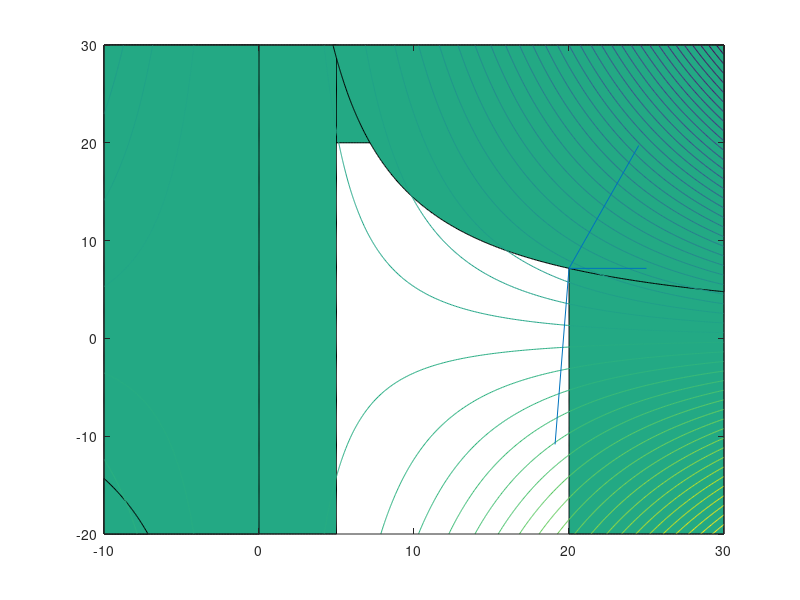

Source code (MATLAB):
[x y]=meshgrid(-10:0.1:30,-20:0.1:30);
fxy=-pi*x.^2.*y;
g1=x-20;
g2=y-20;
g3=5-x;
g4=-x;
g5=2*pi*x.*y-900;
contourf(x,y,(g1),[0 0]);
hold on;

contourf(x,y,(g2),[0 0]);
contourf(x,y,(g3),[0 0]);
contourf(x,y,(g4),[0 0]);
contourf(x,y,(g5),[0 0]);
contour(x,y,fxy,50);


gradfxy=[-2*pi*20.*7.162 -2*pi*20.^2*7.162];
solpoint=[20,7.162];
endp1=solpoint+gradfxy*0.001
line([solpoint(1) endp1(1)],[solpoint(2) endp1(2)])
gradg1=[1 0];
endp2=solpoint+gradg1*5;
line([solpoint(1) endp2(1)],[solpoint(2) endp2(2)])
gradg5=[2*pi*7.162 2*pi*20];
endp3=solpoint+gradg5*0.1;
line([solpoint(1) endp3(1)],[solpoint(2) endp3(2)])